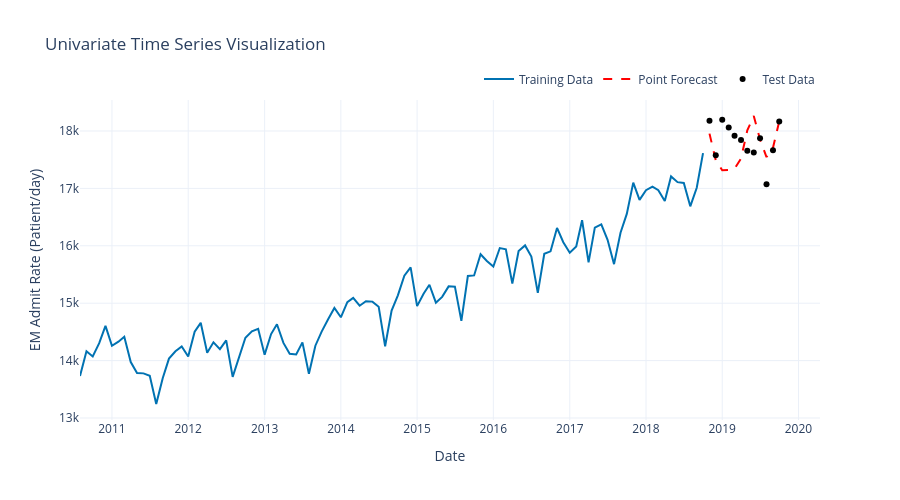

Source (notebook cell):
### Code cell
# predict next 12 months and plot
H = 12
WINDOW_SIZE = 12

# data used for prediction
# we need to include the last 12 months of the standardised data
model_input_data = train_scaled[-WINDOW_SIZE:]

# generate the predictions using the iterative forecast
y_preds_mlp = autoregressive_iterative_forecast(mlp, model_input_data, h=H)

# reshape the predictions and back transform
y_preds_mlp = scaler.inverse_transform(y_preds_mlp.reshape(-1, 1))

# plot the predictions
_ = plot_time_series(
    training_data = pd.DataFrame(admit_rate_train),
    test_data = pd.DataFrame(admit_rate_test),
    forecast = pd.DataFrame(y_preds_mlp, index=admit_rate_test.index),
    y_axis_label = "EM Admit Rate (Patient/day)"
)
